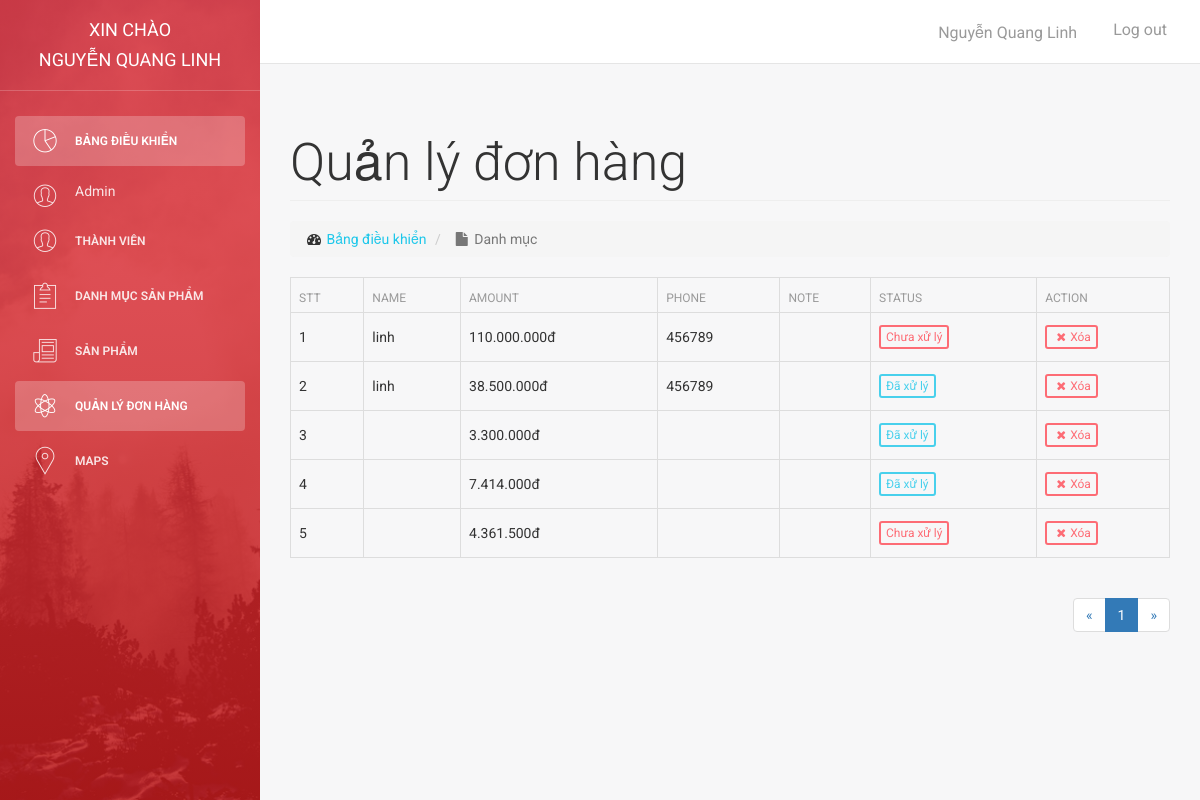
Page /admin/modules/transaction/index.php (signed in) on the committed database.
### tables this page shows
CREATE TABLE `transaction` (
  `id` int(11) NOT NULL,
  `amount` int(11) DEFAULT NULL,
  `users_id` int(11) DEFAULT NULL,
  `status` tinyint(4) DEFAULT 0,
  `note` text DEFAULT NULL,
  `created_at` timestamp NULL DEFAULT current_timestamp(),
  `updated_at` timestamp NULL DEFAULT current_timestamp() ON UPDATE current_timestamp()
);

CREATE TABLE `users` (
  `id` int(11) NOT NULL,
  `name` varchar(100) DEFAULT NULL,
  `email` varchar(100) DEFAULT NULL,
  `phone` char(15) DEFAULT NULL,
  `address` varchar(100) DEFAULT NULL,
  `password` varchar(50) DEFAULT NULL,
  `status` tinyint(4) DEFAULT 1,
  `created_at` timestamp NULL DEFAULT NULL,
  `updated_at` timestamp NULL DEFAULT NULL ON UPDATE current_timestamp()
);

### libraries/Database.php (called while the page is built, shortened)
<?php
    class Database
    {
        public $link;
        public function __construct()
        {
            $this->link = mysqli_connect("localhost","root","","koi") or die ();
            mysqli_set_charset($this->link,"utf8");
        }
        public function countTable($table)
        {
            $sql = "SELECT id FROM  {$table}";
            $result = mysqli_query($this->link, $sql) or die("Lỗi Truy Vấn countTable----" .mysqli_error($this->link));
            $num = mysqli_num_rows($result);
            return $num;
        }
         public  function fetchJone($table,$sql ,$page = 0,$row ,$pagi = false )
        {
            $data = [];
            if ($pagi == true )
            {
                $total = $this->countTable($table);
                $sotrang = ceil($total / $row);
                $start = ($page - 1 ) * $row ;
                $sql .= " LIMIT $start,$row";
                $data = [ "page" => $sotrang];
                $result = mysqli_query($this->link,$sql) or die("Lỗi truy vấn fetchJone ---- " .mysqli_error($this->link));
            }
            else
            {
                $result = mysqli_query($this->link,$sql) or die("Lỗi truy vấn fetchJone ---- " .mysqli_error($this->link));
            }
            if( $result)
            {
                while ($num = mysqli_fetch_assoc($result))
                {
                    $data[] = $num;
                }
            }
            return $data;
        }
    }
?>

### admin/autoload/autoload.php (called while the page is built, shortened)
<?php
	require_once __DIR__. "/../../libraries/Database.php";
	require_once __DIR__. "/../../libraries/Function.php";
    $db = new Database ;
?>

### libraries/Function.php (called while the page is built, shortened)
<?php
	function formatprice($number)
	{
		$number = intval($number);
		return $number = number_format($number,0,',','.')."đ";
	}
 ?>

### admin/modules/transaction/index.php (the view, shortened to what this page needs)
<?php
    require_once __DIR__. "/../../autoload/autoload.php";
    if (isset($_GET['page']))
    {
        $p=$_GET['page'];
    }
    else
    {
        $p=1;
    }
    $sql = "SELECT transaction.* , users.name as nameuser, users.phone as phoneuser FROM transaction LEFT JOIN users ON users.id = transaction.users_id ORDER BY ID DESC";
    $transaction = $db->fetchJone('transaction',$sql,$p,5,true);
    if(isset($transaction['page']))
    {
        $sotrang = $transaction['page'];
        unset($transaction['page']);
    }
?>
<?php require_once __DIR__. "/../../layouts/header.php"; ?>
    <div class="row">
        <div class="col-lg-12">
            <h1 class="page-header">
                Quản lý đơn hàng
            </h1>
            <ol class="breadcrumb">
                <li>
                    <i class="fa fa-dashboard"></i>
                    <a href="index.html">Bảng điều khiển</a>
                </li>
                <li class="active">
                    <i class="fa fa-file">
                    </i> Danh mục
                </li>
            </ol>
        </div>
    </div>
    <div class="row">
        <div class="col-md-12">
            <div class="table-responsive">
                <table class="table table-bordered table-hover">
                    <thead>
                        <tr>
                            <th>STT</th>
                            <th>Name</th>
                            <th>Amount</th>
                            <th>Phone</th>
                            <th>Note</th>
                            <th>Status</th>
                            <th>Action</th>
                        </tr>
                    </thead>
                    <tbody>
                        <?php $stt=1; foreach ($transaction as $item) :?>
                            <tr>
                                <td><?php echo $stt ?></td>
                                <td><?php echo $item['nameuser'] ?></td>
                                <td><?php echo formatPrice($item['amount']) ?></td>
                                <td><?php echo $item['phoneuser'] ?></td>
                                <td><?php echo $item['note'] ?></td>
                                <td>
                                    <a href="status.php?id=<?php echo $item['id'] ?>" class="btn btn-xs <?php echo $item['status'] == 0 ? 'btn-danger':'btn-info' ?>"><?php echo $item['status'] == 0 ?'Chưa xử lý':'Đã xử lý'?></a>
                                </td>
                                <td>
                                    <a class="btn btn-xs btn-danger" href="delete.php?id=<?php echo $item['id'] ?>">
                                        <i class="fa fa-times"></i>Xóa
                                    </a>
                                </td>
                            </tr>
                        <?php $stt++; endforeach ?>
                    </tbody>
                </table>
            <div class="pull-right">
                    <nav aria-label="Page navigation example">
                        <ul class="pagination">
                            <li class="page-item">
                                <a class="page-link" href="#" aria-label="Previous">
                                <span aria-hidden="true">&laquo;</span>
                                </a>
                            </li>
                            <?php for($i =1; $i <= $sotrang; $i++): ?>
                                <?php
                                if(isset($_GET['page']))
                                {
                                    $p = $_GET['page'];
                                }
                                else
                                {
                                    $p =1;
                                }
                                ?>
                                <li class="<?php echo ($i == $p) ? 'active' : '' ?>">
                                    <a href="?page=<?php echo $i ;?>"><?php echo $i; ?></a>
                                </li>
                            <?php endfor; ?>
                            <li>
                                <a class="page-link" href="#" aria-label="Next">
                                    <span aria-hidden="true">&raquo;</span>
                                </a>
                            </li>
                        </ul>
                    </nav>
                </div>
            </div>
        </div>
    </div>
  <?php require_once __DIR__. "/../../layouts/footer.php"; ?>

### rows in the picture
transaction: users.name "linh", amount "110.000.000đ", users.phone "456789", status "Chưa xử lý"
transaction: users.name "linh", amount "38.500.000đ", users.phone "456789", status "Đã xử lý"
transaction: amount "3.300.000đ", status "Đã xử lý"
transaction: amount "7.414.000đ", status "Đã xử lý"
transaction: amount "4.361.500đ", status "Chưa xử lý"

### other values in the picture
$_SESSION['admin_name'] "NGUYỄN QUANG LINH"
$_SESSION['admin_name'] "Nguyễn Quang Linh"
